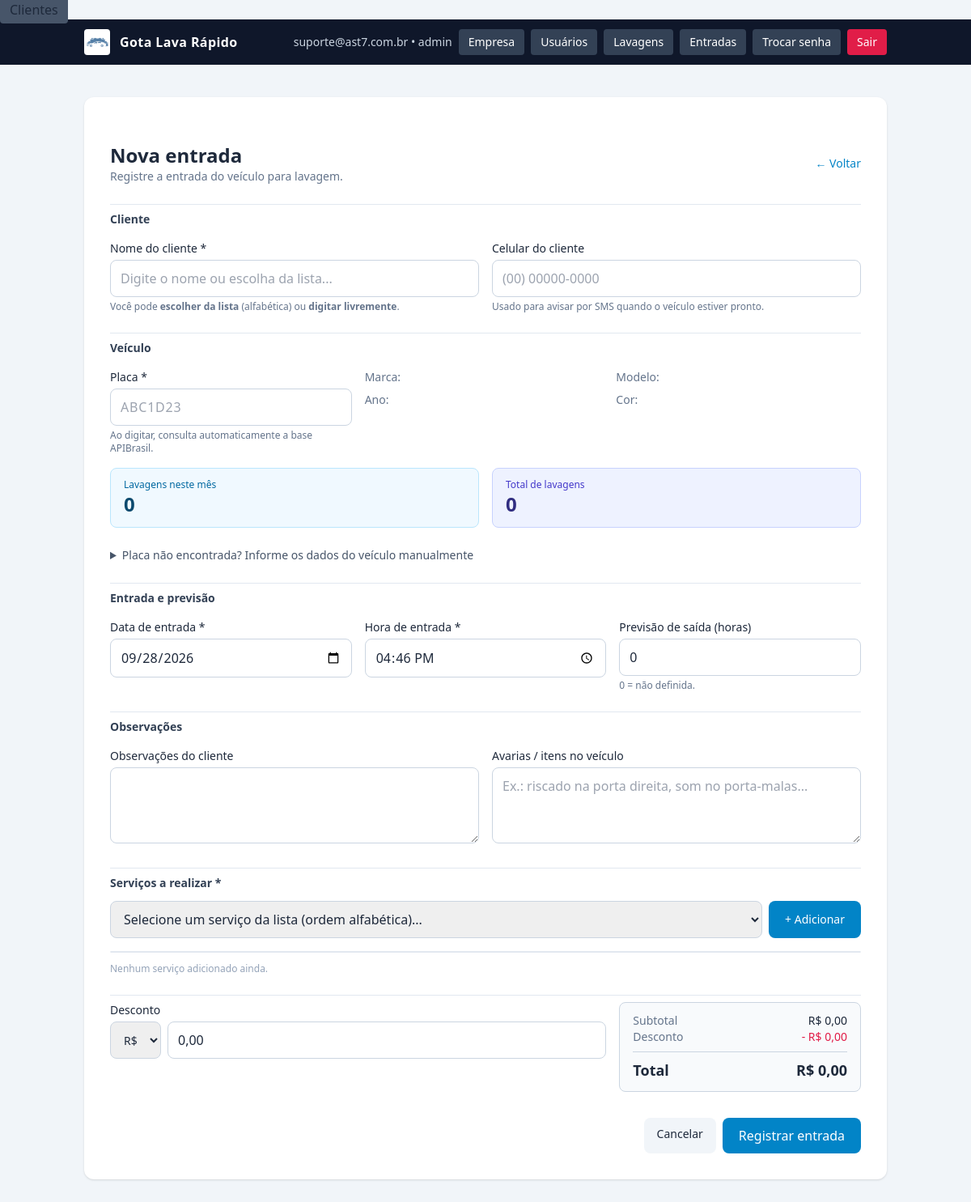
The app's page /entrada_lavagem.php (signed in) with its own data.
### tables this page shows
CREATE TABLE empresa (
                id INTEGER PRIMARY KEY CHECK (id = 1),
                razao_social  TEXT NOT NULL DEFAULT '',
                nome_fantasia TEXT NOT NULL DEFAULT '',
                cnpj          TEXT NOT NULL DEFAULT '',
                inscricao_estadual TEXT NOT NULL DEFAULT '',
                email         TEXT NOT NULL DEFAULT '',
                telefone      TEXT NOT NULL DEFAULT '',
                celular       TEXT NOT NULL DEFAULT '',
                cep           TEXT NOT NULL DEFAULT '',
                endereco      TEXT NOT NULL DEFAULT '',
                numero        TEXT NOT NULL DEFAULT '',
                complemento   TEXT NOT NULL DEFAULT '',
                bairro        TEXT NOT NULL DEFAULT '',
                cidade        TEXT NOT NULL DEFAULT '',
                uf            TEXT NOT NULL DEFAULT '',
                logo_path     TEXT NOT NULL DEFAULT '',
                atualizado_em TEXT NOT NULL DEFAULT (datetime('now','localtime'))
            );

CREATE TABLE usuarios (
        id INTEGER PRIMARY KEY AUTOINCREMENT,
        email TEXT NOT NULL UNIQUE,
        senha_hash TEXT NOT NULL,
        is_admin INTEGER NOT NULL DEFAULT 0,
        precisa_trocar_senha INTEGER NOT NULL DEFAULT 1,
        ativo INTEGER NOT NULL DEFAULT 1,
        criado_em TEXT NOT NULL DEFAULT (datetime('now','localtime'))
    , nome TEXT NOT NULL DEFAULT '', cpf TEXT NOT NULL DEFAULT '', celular TEXT NOT NULL DEFAULT '');

### entrada_lavagem.php (the view, shortened to what the rows shown need)
<?php
require_once __DIR__ . '/config.php';
$id      = (int)($_GET['id'] ?? $_POST['id'] ?? 0);
$editar  = $id > 0;
require __DIR__ . '/header.php';
?>
<div class="max-w-5xl mx-auto">
  <form method="post" id="formEntrada" class="bg-white rounded-xl shadow p-6 sm:p-8 space-y-6" novalidate>
    <div class="flex flex-wrap items-center justify-between gap-3">
      <div>
        <h1 class="text-2xl font-semibold"><?= $editar ? 'Editar entrada' : 'Nova entrada' ?></h1>
      </div>
    </div>
    <section class="grid gap-4 sm:grid-cols-2 pt-2 border-t border-slate-200">
      <h2 class="sm:col-span-2 text-sm font-semibold text-slate-700">Cliente</h2>
    </section>
    <section class="grid gap-4 sm:grid-cols-6 pt-2 border-t border-slate-200">
      <h2 class="sm:col-span-6 text-sm font-semibold text-slate-700">Veículo</h2>
    </section>
    <section class="grid gap-4 sm:grid-cols-6 pt-2 border-t border-slate-200">
      <h2 class="sm:col-span-6 text-sm font-semibold text-slate-700">Entrada e previsão</h2>
    </section>
    <section class="grid gap-4 sm:grid-cols-2 pt-2 border-t border-slate-200">
      <h2 class="sm:col-span-2 text-sm font-semibold text-slate-700">Observações</h2>
    </section>
    <section class="pt-2 border-t border-slate-200">
      <h2 class="text-sm font-semibold text-slate-700 mb-3">Serviços a realizar *</h2>
    </section>
  </form>
</div>
<?php require __DIR__ . '/footer.php'; ?>

### header.php (shortened to what the rows shown need)
<?php
$u       = usuario_logado();
$__emp   = empresa();
$__logo  = empresa_logo_url();
$__nome  = $__emp['nome_fantasia'] ?? '';
?>
<!DOCTYPE html>
<html lang="pt-BR" class="h-full">
<head>
<script src="https://cdn.tailwindcss.com"></script>
</head>
<body class="h-full bg-slate-100 text-slate-800 antialiased">
<?php if ($u): ?>
<nav class="bg-slate-900 text-white">
  <div class="max-w-5xl mx-auto px-4 py-3 flex flex-wrap items-center justify-between gap-3">
    <a href="dashboard.php" class="flex items-center gap-3 font-semibold tracking-wide">
      <?php if ($__logo): ?>
        <img src="<?= e($__logo) ?>" alt="Logo" class="h-8 w-8 object-contain bg-white rounded p-0.5">
      <?php endif; ?>
      <span><?= e($__nome) ?></span>
    </a>
    <div class="flex items-center gap-2 text-sm flex-wrap">
      <span class="hidden sm:inline text-slate-300"><?= e($u['email']) ?><?= $u['is_admin'] ? ' • admin' : '' ?></span>
      <?php if ($u['is_admin']): ?>
        <a href="empresa.php" class="px-3 py-1.5 rounded bg-slate-700 hover:bg-slate-600">Empresa</a>
        <a href="usuarios.php" class="px-3 py-1.5 rounded bg-slate-700 hover:bg-slate-600">Usuários</a>
        <a href="lavagens.php" class="px-3 py-1.5 rounded bg-slate-700 hover:bg-slate-600">Lavagens</a>
        <a href="entradas.php" class="px-3 py-1.5 rounded bg-slate-700 hover:bg-slate-600">Entradas</a>
      <?php endif; ?>
      <a href="trocar_senha.php" class="px-3 py-1.5 rounded bg-slate-700 hover:bg-slate-600">Trocar senha</a>
      <a href="logout.php" class="px-3 py-1.5 rounded bg-rose-600 hover:bg-rose-500">Sair</a>
    </div>
  </div>
</nav>
<?php endif; ?>
<main class="max-w-5xl mx-auto px-4 py-6 sm:py-10">

### records on screen
empresa: logo_path (picture), nome_fantasia "Gota Lava Rápido"
usuarios: email "suporte@ast7.com.br"
